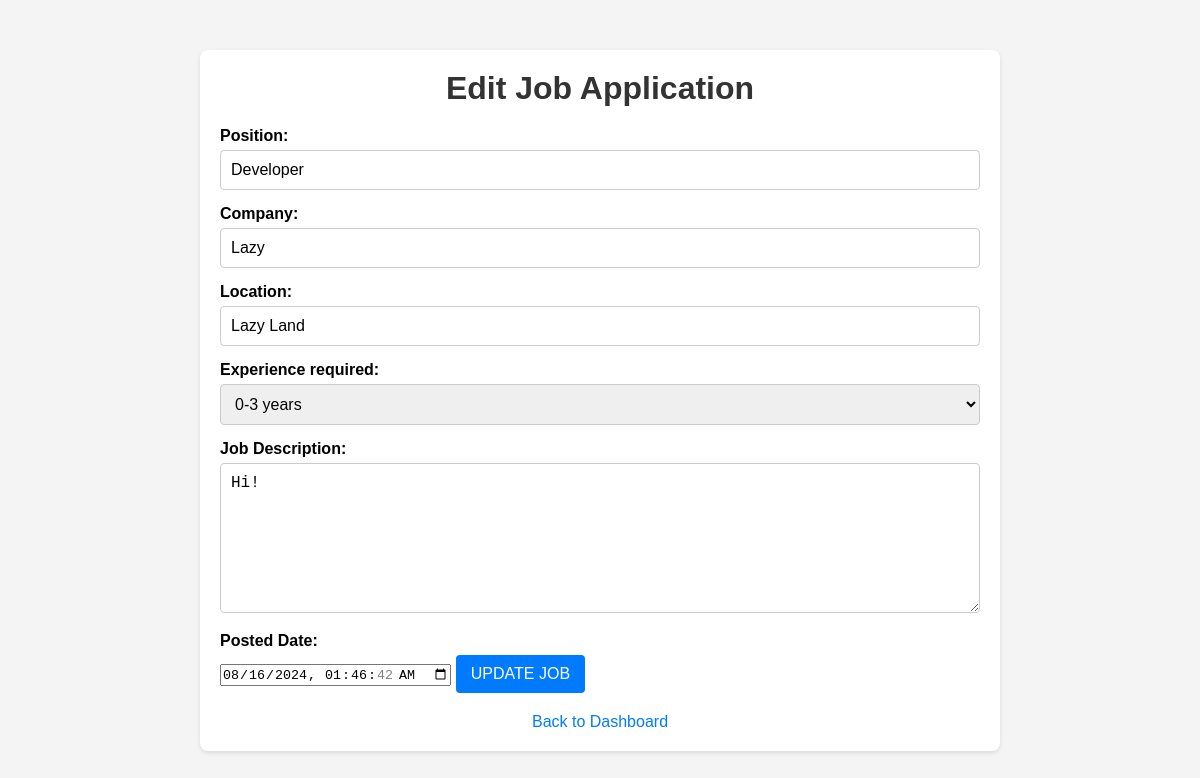
/admin/edit_job/1 (signed in), run on an earlier commit of the app's database.
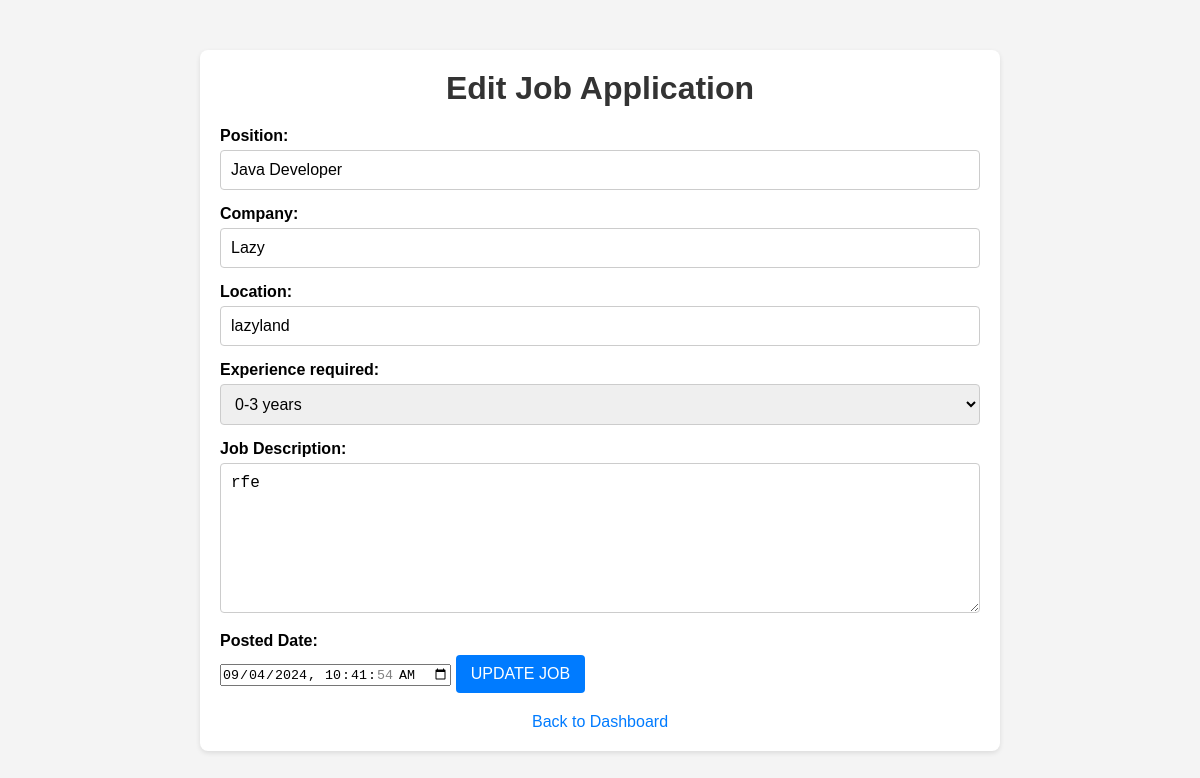
And on a later commit of the database.
### tables this page shows
CREATE TABLE job_applications (
                id INTEGER PRIMARY KEY AUTOINCREMENT,
                position TEXT NOT NULL,
                company TEXT NOT NULL,
                location TEXT NOT NULL,
                experience_range TEXT NOT NULL,
                description TEXT NOT NULL,
                posted_date TEXT NOT NULL
            );

### admin.py (the view, shortened to what this page needs)
@admin_blueprint.route('/edit_job/<int:job_id>', methods=['GET', 'POST'])
def edit_job(job_id):
    if 'username' not in session or not session.get('is_admin'):
        return redirect(url_for('auth.sign_in'))
    db = get_db()
    job = db.execute('SELECT * FROM job_applications WHERE id = ?', (job_id,)).fetchone()
    if not job:
        flash('Job application not found.')
        return redirect(url_for('admin.dashboard'))
    return render_template('edit_job.html', job=job)

### create_db.py (called while the page is built)
def get_db():
    conn = sqlite3.connect(DATABASE)
    conn.row_factory = sqlite3.Row
    return conn

### templates/edit_job.html (shortened to what this page needs)
<!DOCTYPE html>
<html lang="en">
<head>
    <link rel="stylesheet" href="{{ url_for('static', filename='edit_job.css') }}">
</head>
<body>
    <div class="container">
        <h1>Edit Job Application</h1>
        <form method="POST">
            <label for="position">Position:</label>
            <input type="text" id="position" name="position" value="{{ job.position }}" required>
            <label for="company">Company:</label>
            <input type="text" id="company" name="company" value="{{ job.company }}" required>
            <label for="location">Location:</label>
            <input type="text" id="location" name="location" value="{{ job.location }}">
            <label for="experience_range">Experience required:</label>
            <select id="experience_range" name="experience_range" required>
                <option value="0-3 years" {% if job.experience_range == '0-3 years' %}selected{% endif %}>0-3 years</option>
            </select>
            <label for="description">Job Description:</label>
            <textarea id="description" name="description" class="expanded-textarea" required oninput="adjustTextareaHeight(this)">{{ job.description }}</textarea>
            <label for="posted_date">Posted Date:</label>
            <input type="datetime-local" id="posted_date" name="posted_date" value="{{ job.posted_date }}" required>
            <button type="submit">Update Job</button>
        </form>
        <a href="{{ url_for('admin.dashboard') }}" class="back-link">Back to Dashboard</a>
    </div>
</body>
</html>

What changed in the data, as far as the page shows it:
changed job_applications "Lazy": position "Developer" → "Java Developer"; location "Lazy Land" → "lazyland"; description "Hi!" → "rfe"; posted_date "08/16/2024 01:46:42" → "09/04/2024 10:41:54"
